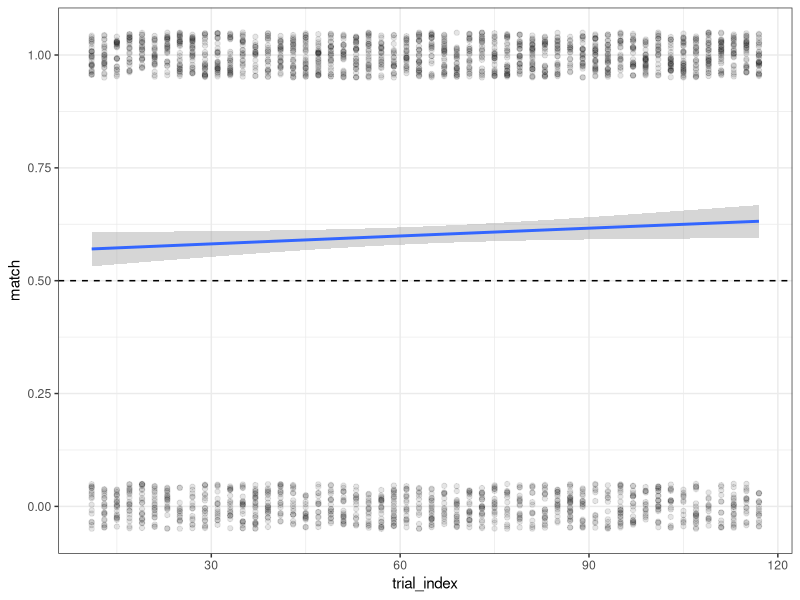
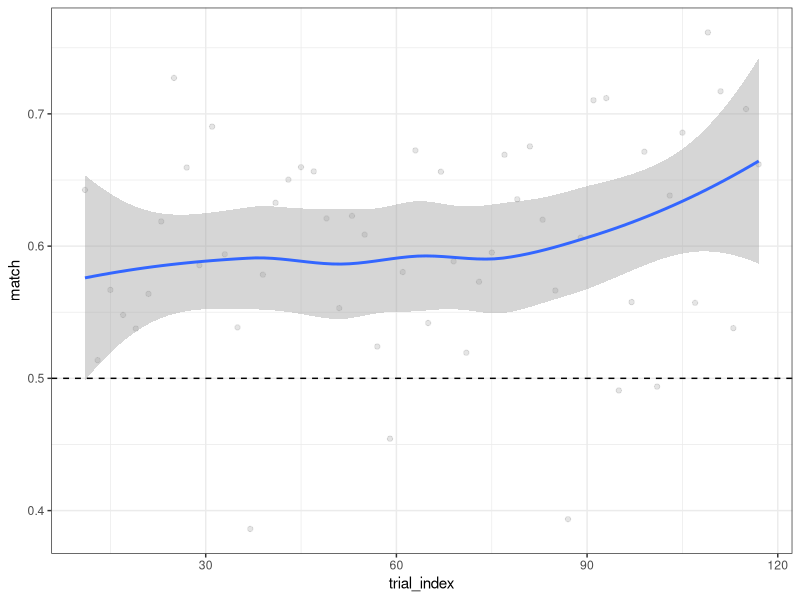
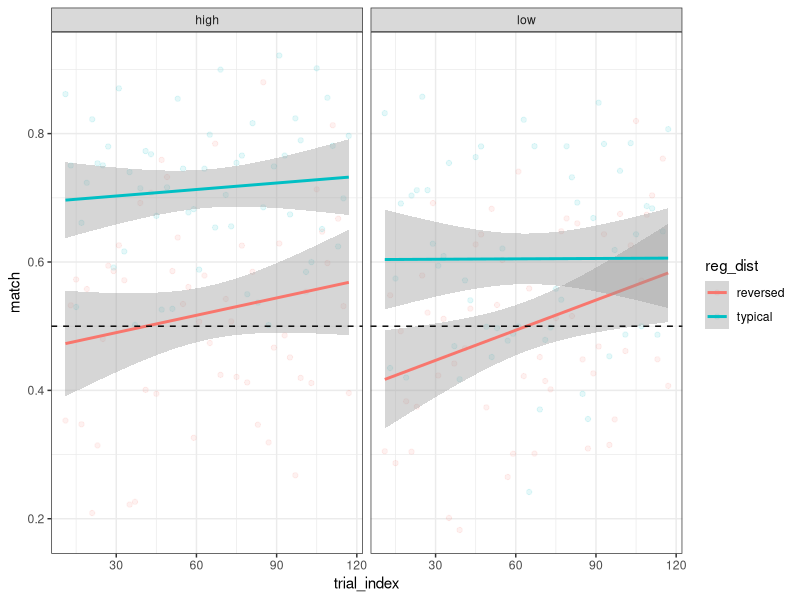
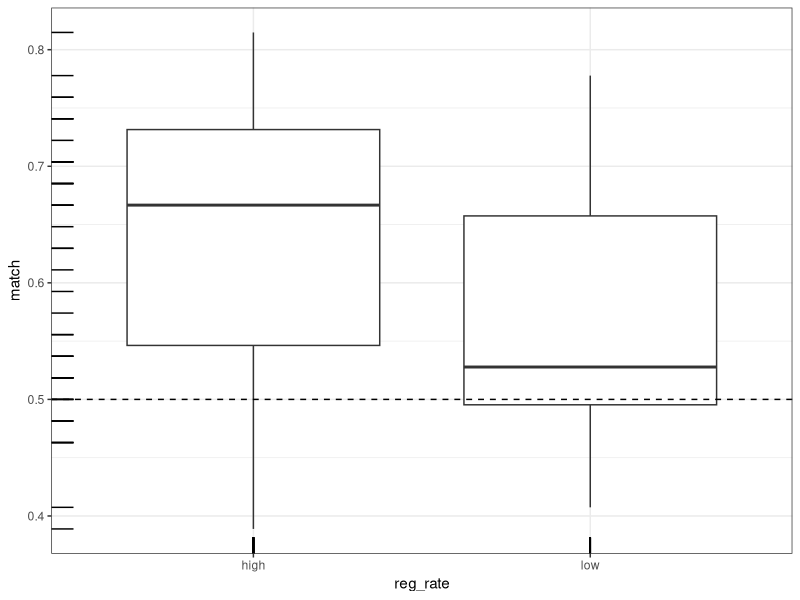
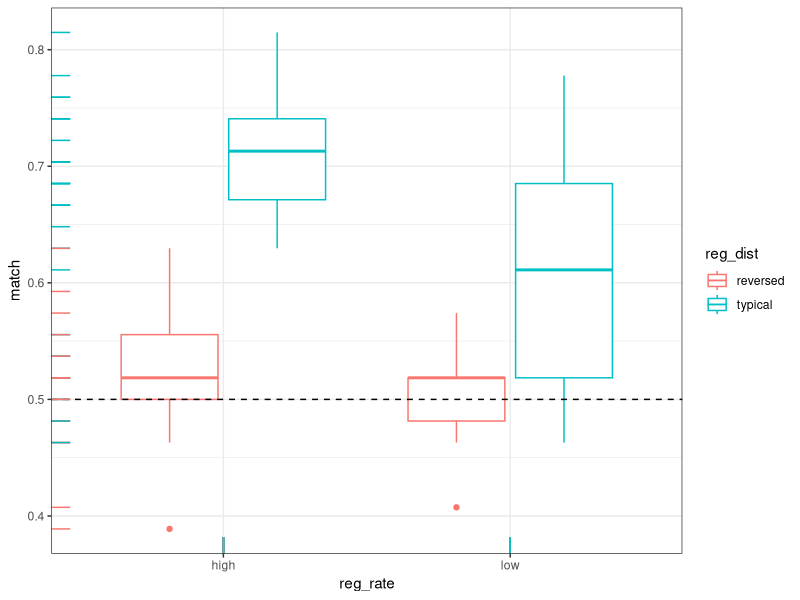
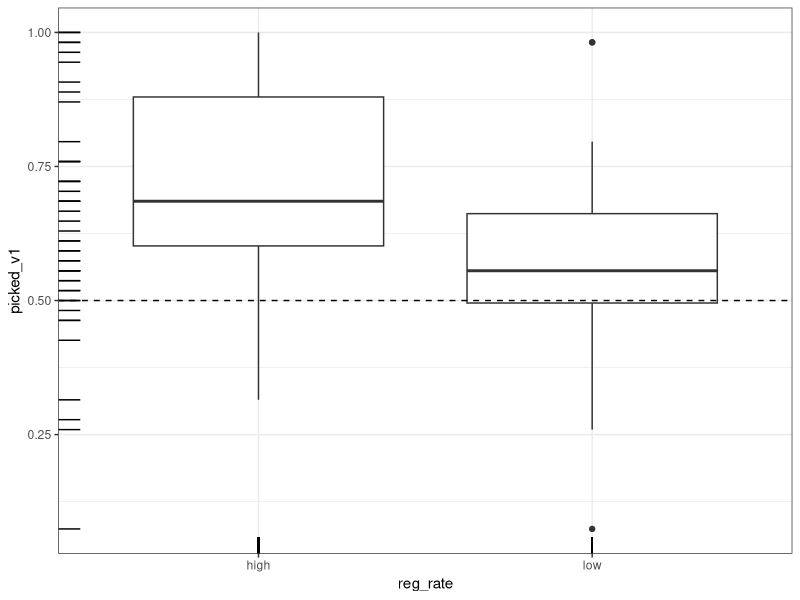
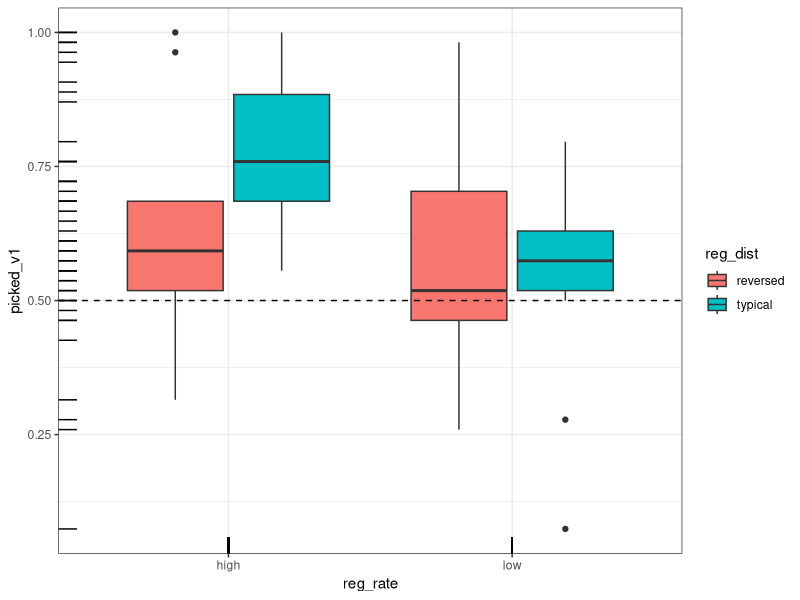
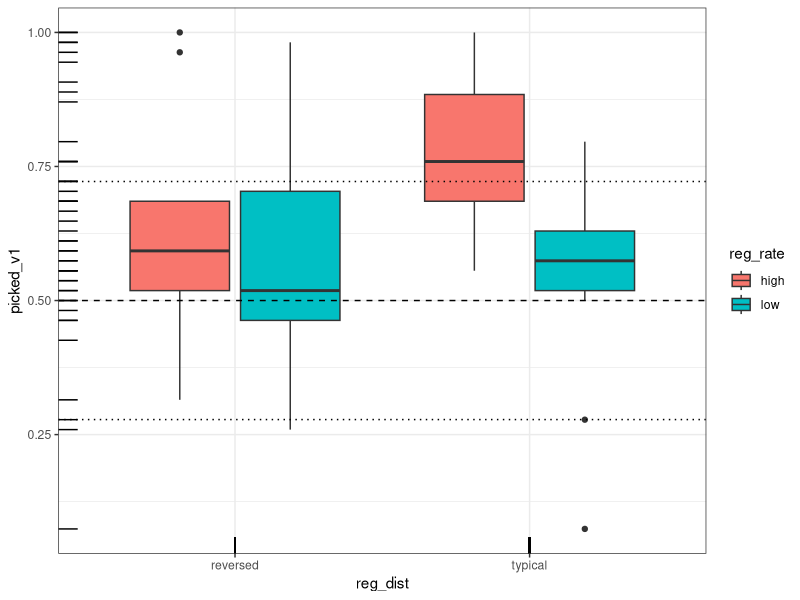

These figures' R source, in order: (Note: this script raises an error after producing the figures.)
setwd('~/Github/Racz2024/')
library(tidyverse)

d = read_tsv('exp_data/esp/esp_master.tsv')

# esp

d %>% 
  filter(trial_kind == 'esp trial') %>%
  mutate(match = as.double(esp_match)) %>% 
  ggplot(aes(trial_index, match)) +
  geom_jitter(width = .01, height = .05, alpha = .1) +
  geom_smooth(method = glm, method.args= list(family="binomial")) +
  theme_bw() +
  geom_hline(yintercept = 0.5, lty = 2)

d %>% 
  filter(trial_kind == 'esp trial') %>%
  group_by(trial_index) %>% 
  summarise(match = mean(esp_match)) %>% 
  ggplot(aes(trial_index, match)) +
  geom_jitter(width = .01, height = .05, alpha = .1) +
  geom_smooth() +
  theme_bw() +
  geom_hline(yintercept = 0.5, lty = 2)

d %>% 
  filter(trial_kind == 'esp trial') %>%
  group_by(trial_index,reg_rate,reg_dist) %>% 
  summarise(match = mean(esp_match)) %>% 
  ggplot(aes(trial_index, match, colour = reg_dist)) +
  geom_jitter(width = .01, height = .05, alpha = .1) +
  geom_smooth(method = 'lm') +
  theme_bw() +
  facet_wrap( ~ reg_rate) +
  geom_hline(yintercept = 0.5, lty = 2)

d %>% 
  filter(trial_kind == 'esp trial') %>%
  group_by(part_id,reg_rate) %>% 
  summarise(match = mean(esp_match)) %>% 
  ggplot(aes(reg_rate,match)) +
  geom_boxplot() +
  theme_bw() +
  geom_hline(yintercept = 0.5, lty = 2) +
  geom_rug()

d %>% 
  filter(trial_kind == 'esp trial') %>%
  group_by(part_id,reg_rate,reg_dist) %>% 
  summarise(match = mean(esp_match)) %>% 
  ggplot(aes(reg_rate,match, colour = reg_dist)) +
  geom_boxplot() +
  theme_bw() +
  geom_hline(yintercept = 0.5, lty = 2) +
  geom_rug()

# posttest

d %>% 
  filter(trial_kind == 'posttest trial') %>%
  group_by(part_id,reg_rate) %>% 
  summarise(picked_v1 = mean(picked_v1)) %>% 
  ggplot(aes(reg_rate,picked_v1)) +
  geom_boxplot() +
  theme_bw() +
  geom_hline(yintercept = 0.5, lty = 2) +
  geom_rug()

d %>% 
  filter(trial_kind == 'posttest trial') %>%
  group_by(part_id,reg_rate,reg_dist) %>% 
  summarise(picked_v1 = mean(picked_v1)) %>% 
  ggplot(aes(reg_rate,picked_v1,fill = reg_dist)) +
  geom_boxplot() +
  theme_bw() +
  geom_hline(yintercept = 0.5, lty = 2) +
  geom_rug()

d %>% 
  filter(trial_kind == 'posttest trial') %>%
  group_by(part_id,reg_rate,reg_dist) %>% 
  summarise(picked_v1 = mean(picked_v1)) %>% 
  ggplot(aes(reg_dist,picked_v1,fill = reg_rate)) +
  geom_boxplot() +
  theme_bw() +
  geom_hline(yintercept = 0.5, lty = 2) +
  geom_hline(yintercept = c(.278,.722), lty = 3) +
  geom_rug()

d %>% 
  filter(trial_kind == 'esp trial') %>%
  group_by(part_id,reg_rate,reg_dist) %>% 
  summarise(esp_v1 = mean(esp_v1)) %>% 
  ggplot(aes(reg_rate,esp_v1,fill = reg_dist)) +
  geom_boxplot() +
  theme_bw()

# something something specific picks in esp?
d %>% 
  filter(trial_kind == 'esp trial') %>%
  ggplot(aes(trial_index,log_odds,colour = esp_v1)) +
  geom_point() +
  theme_bw() +
  facet_wrap(~ reg_rate + reg_dist)

d %>% 
  filter(trial_kind == 'esp trial') %>%
  mutate(word = fct_reorder(base,log_odds)) %>% 
  ggplot(aes(word,log_odds,colour = esp_v1)) +
  geom_point() +
  theme_bw() +
  facet_wrap(~ reg_rate + reg_dist)

d %>% 
  filter(trial_kind == 'esp trial') %>%
  mutate(word = fct_reorder(base, log_odds)) %>% 
  group_by(word,reg_rate,reg_dist) %>% 
  summarise(
    mean_part = mean(picked_v1),
    mean_robot = mean(esp_v1)
  ) %>% 
  ggplot(aes(mean_part,mean_robot)) +
  geom_jitter(width = .01, height = .05) +
  geom_smooth() +
  theme_bw() +
  facet_wrap(~ reg_rate + reg_dist)

# okay a model won't hurt
library(lme4)
posttest = d %>% 
  filter(trial_kind == 'posttest trial') %>% 
  mutate(
    reg_rate = fct_relevel(reg_rate, 'high'),
    reg_dist = fct_relevel(reg_dist, 'typical')
  )
posttest %>% 
  distinct(part_id,reg_rate,reg_dist) %>% 
  count(reg_rate,reg_dist)
fit1 = glmer(picked_v1 ~ reg_rate * reg_dist + (1|part_id) + (1|base), family = binomial, data = posttest)
summary(fit1)
plot(effects::allEffects(fit1))
fit2 = glmer(picked_v1 ~ reg_rate + reg_dist + (1|part_id) + (1|base), family = binomial, data = posttest)
summary(fit2)
